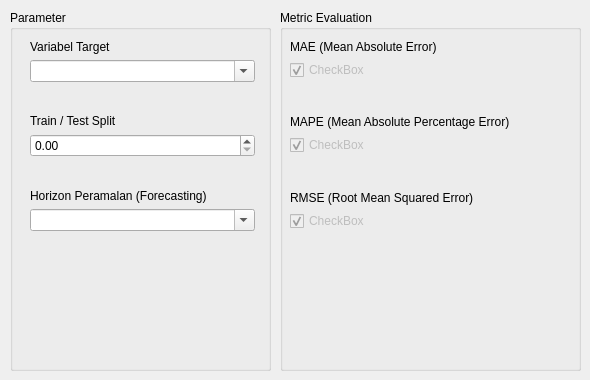
      <widget class="QWidget" name="General_Parameter">
       <attribute name="title">
        <string>General</string>
       </attribute>
       <widget class="QGroupBox" name="groupBox_27">
        <property name="geometry">
         <rect>
          <x>10</x>
          <y>10</y>
          <width>261</width>
          <height>361</height>
         </rect>
        </property>
        <property name="title">
         <string>Parameter</string>
        </property>
        <widget class="QWidget" name="verticalLayoutWidget_2">
         <property name="geometry">
          <rect>
           <x>20</x>
           <y>30</y>
           <width>225</width>
           <height>191</height>
          </rect>
         </property>
         <layout class="QVBoxLayout" name="verticalLayout_2">
          <item>
           <widget class="QLabel" name="label">
            <property name="text">
             <string>Variabel Target</string>
            </property>
           </widget>
          </item>
          <item>
           <widget class="QComboBox" name="comboBox_2">
            <property name="editable">
             <bool>true</bool>
            </property>
           </widget>
          </item>
          <item>
           <spacer name="verticalSpacer">
            <property name="orientation">
             <enum>Qt::Orientation::Vertical</enum>
            </property>
            <property name="sizeHint" stdset="0">
             <size>
              <width>20</width>
              <height>40</height>
             </size>
            </property>
           </spacer>
          </item>
          <item>
           <widget class="QLabel" name="label_2">
            <property name="text">
             <string>Train / Test Split</string>
            </property>
           </widget>
          </item>
          <item>
           <widget class="QDoubleSpinBox" name="doubleSpinBox">
            <property name="wrapping">
             <bool>false</bool>
            </property>
           </widget>
          </item>
          <item>
           <spacer name="verticalSpacer_2">
            <property name="orientation">
             <enum>Qt::Orientation::Vertical</enum>
            </property>
            <property name="sizeHint" stdset="0">
             <size>
              <width>20</width>
              <height>40</height>
             </size>
            </property>
           </spacer>
          </item>
          <item>
           <widget class="QLabel" name="label_23">
            <property name="text">
             <string>Horizon Peramalan (Forecasting)</string>
            </property>
           </widget>
          </item>
          <item>
           <widget class="QComboBox" name="comboBox_5">
            <property name="editable">
             <bool>true</bool>
            </property>
           </widget>
          </item>
         </layout>
        </widget>
       </widget>
       <widget class="QGroupBox" name="groupBox_28">
        <property name="geometry">
         <rect>
          <x>280</x>
          <y>10</y>
          <width>301</width>
          <height>361</height>
         </rect>
        </property>
        <property name="title">
         <string>Metric Evaluation</string>
        </property>
        <widget class="QWidget" name="verticalLayoutWidget_7">
         <property name="geometry">
          <rect>
           <x>10</x>
           <y>30</y>
           <width>276</width>
           <height>191</height>
          </rect>
         </property>
         <layout class="QVBoxLayout" name="verticalLayout_7">
          <item>
           <widget class="QLabel" name="label_29">
            <property name="text">
             <string>MAE (Mean Absolute Error)</string>
            </property>
           </widget>
          </item>
          <item>
           <widget class="QCheckBox" name="checkBox_6">
            <property name="enabled">
             <bool>false</bool>
            </property>
            <property name="text">
             <string>CheckBox</string>
            </property>
            <property name="checkable">
             <bool>true</bool>
            </property>
            <property name="checked">
             <bool>true</bool>
            </property>
           </widget>
          </item>
          <item>
           <spacer name="verticalSpacer_3">
            <property name="orientation">
             <enum>Qt::Orientation::Vertical</enum>
            </property>
            <property name="sizeHint" stdset="0">
             <size>
              <width>20</width>
              <height>40</height>
             </size>
            </property>
           </spacer>
          </item>
          <item>
           <widget class="QLabel" name="label_30">
            <property name="text">
             <string>MAPE (Mean Absolute Percentage Error)</string>
            </property>
           </widget>
          </item>
          <item>
           <widget class="QCheckBox" name="checkBox_5">
            <property name="enabled">
             <bool>false</bool>
            </property>
            <property name="text">
             <string>CheckBox</string>
            </property>
            <property name="checkable">
             <bool>true</bool>
            </property>
            <property name="checked">
             <bool>true</bool>
            </property>
           </widget>
          </item>
          <item>
           <spacer name="verticalSpacer_4">
            <property name="orientation">
             <enum>Qt::Orientation::Vertical</enum>
            </property>
            <property name="sizeHint" stdset="0">
             <size>
              <width>20</width>
              <height>40</height>
             </size>
            </property>
           </spacer>
          </item>
          <item>
           <widget class="QLabel" name="label_31">
            <property name="text">
             <string>RMSE (Root Mean Squared Error)</string>
            </property>
           </widget>
          </item>
          <item>
           <widget class="QCheckBox" name="checkBox_7">
            <property name="enabled">
             <bool>false</bool>
            </property>
            <property name="text">
             <string>CheckBox</string>
            </property>
            <property name="checkable">
             <bool>true</bool>
            </property>
            <property name="checked">
             <bool>true</bool>
            </property>
           </widget>
          </item>
         </layout>
        </widget>
       </widget>
      </widget>
